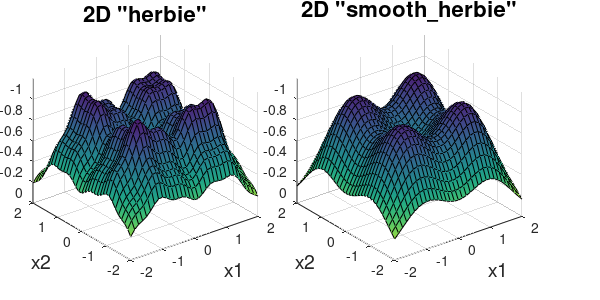

Reproduce this figure in MATLAB. (Note: this script raises an error after producing the figure.)
n1d=33;
x1=repmat((0:n1d-1)'/(n1d-1)*4-2,1,n1d);
x=x1(:);
x2=x1';
x(:,2)=x2(:);
yada1_sm=exp(-(x(:,1)-1).^2)+exp(-0.8*(x(:,1)+1).^2);
yada1_h=yada1_sm-0.05*sin(8*(x(:,1)+0.1));
yada2_sm=exp(-(x(:,2)-1).^2)+exp(-0.8*(x(:,2)+1).^2);
yada2_h=yada2_sm-0.05*sin(8*(x(:,2)+0.1));
herbie=-reshape(yada1_h.*yada2_h,n1d,n1d); %herbie
smooth_herbie=-reshape(yada1_sm.*yada2_sm,n1d,n1d); %herbie
max_hsmh=1.2;
min_hsmh=-0.2;

fig=figure;
WX=6;
WY=3;
set(fig,'units','inches','paperunits','inches','paperposition',[(8.5-WX)/2 (11-WY)/2 WX WY],'PaperOrientation','portrait')
pos=get(fig,'position');
pos2(1)=pos(1); pos2(3)=WX; pos2(4)=WY; pos2(2)=pos(2)+pos(4)-pos2(4);
set(fig,'position',pos2)
ax0=[0.33 2.97]/WX;
ay0=0.4/WY;
awx=2.25/WX;
awy=2.25/WY;
caxis_lim=[-1.2 0];

hax_herbie=axes('position',[ax0(1) ay0 awx awy]); 
surf(x1,x2,herbie); shading interp; 
caxis(caxis_lim); 
hold on; plot3(x1,x2,herbie,'-k',x1',x2',herbie','-k'); hold off; 
set(hax_herbie,'zdir','reverse');
axis([-2 2 -2 2 caxis_lim]);
xlabel('x1','fontsize',14);
ylabel('x2','fontsize',14);
title('2D "herbie"','fontsize',16);

hax_smooth_herbie=axes('position',[ax0(2) ay0 awx awy]); 
surf(x1,x2,smooth_herbie); shading interp; 
caxis(caxis_lim); 
hold on; plot3(x1,x2,smooth_herbie,'-k',x1',x2',smooth_herbie','-k'); hold off; 
set(hax_smooth_herbie,'zdir','reverse');
axis([-2 2 -2 2 caxis_lim]);
xlabel('x1','fontsize',14);
ylabel('x2','fontsize',14);
title('2D "smooth\_herbie"','fontsize',16);

ColBarAxPos=[ax0(1) ay0 0.99-ax0(1) awy];
ColBarAxes=axes('position',ColBarAxPos,'visible','off','tag','col_bar_axis');
caxis(caxis_lim);
colorbar vert;

print -dpng DAK5pt2_2D__herbie__smooth_herbie
print -depsc DAK5pt2_2D__herbie__smooth_herbie

n2d=n1d^2;
i=1:5; 
yada1_shu=sum(repmat(i,n2d,1).*cos(x(:,1)*(i+1)+repmat(i,n2d,1)),2);
yada2_shu=sum(repmat(i,n2d,1).*cos(x(:,2)*(i+1)+repmat(i,n2d,1)),2);
shubert=reshape(yada1_shu.*yada2_shu,n1d,n1d);

fig_shu=figure;

WX=3.4;
WY=3;
set(fig_shu,'units','inches','paperunits','inches','paperposition',[(8.5-WX)/2 (11-WY)/2 WX WY],'PaperOrientation','portrait')
pos=get(fig_shu,'position');
pos2(1)=pos(1); pos2(3)=WX; pos2(4)=WY; pos2(2)=pos(2)+pos(4)-pos2(4);
set(fig_shu,'position',pos2)
ax0=0.33/WX;
ay0=0.4/WY;
awx=2.25/WX;
awy=2.25/WY;


hax_shubert=axes('position',[ax0 ay0 awx awy]);
surf(x1,x2,shubert); shading interp; 
hold on; plot3(x1,x2,shubert,'-k',x1',x2',shubert','-k'); hold off; 
%axis([-2 2 -2 2 caxis_lim]);
shu_ax=axis;
xlabel('x1','fontsize',14);
ylabel('x2','fontsize',14);
title('2D "shubert"','fontsize',16);

ColBarAxPos=[ax0 ay0 0.97-ax0 awy];
ColBarAxes=axes('position',ColBarAxPos,'visible','off','tag','col_bar_axis');
caxis(shu_ax(5:6));
colorbar vert;

print -dpng DAK5pt2_2D_shubert
print -depsc DAK5pt2_2D_shubert
